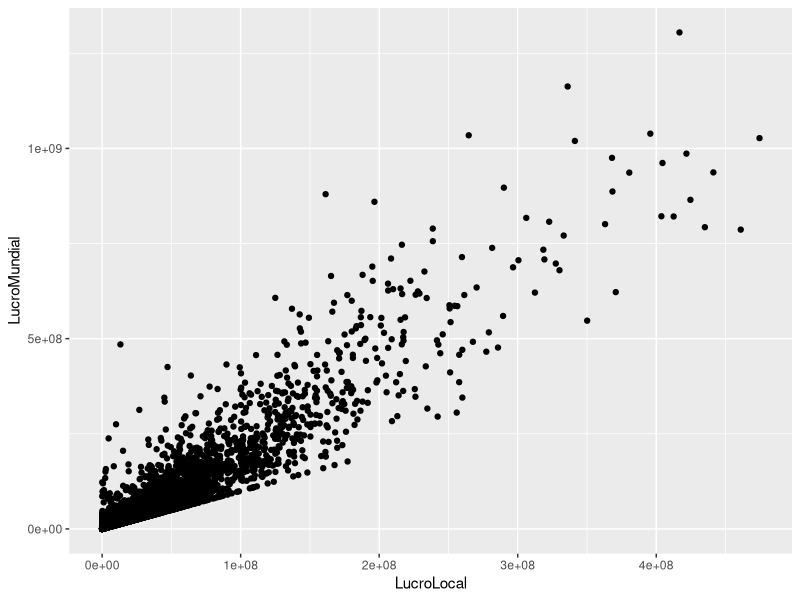
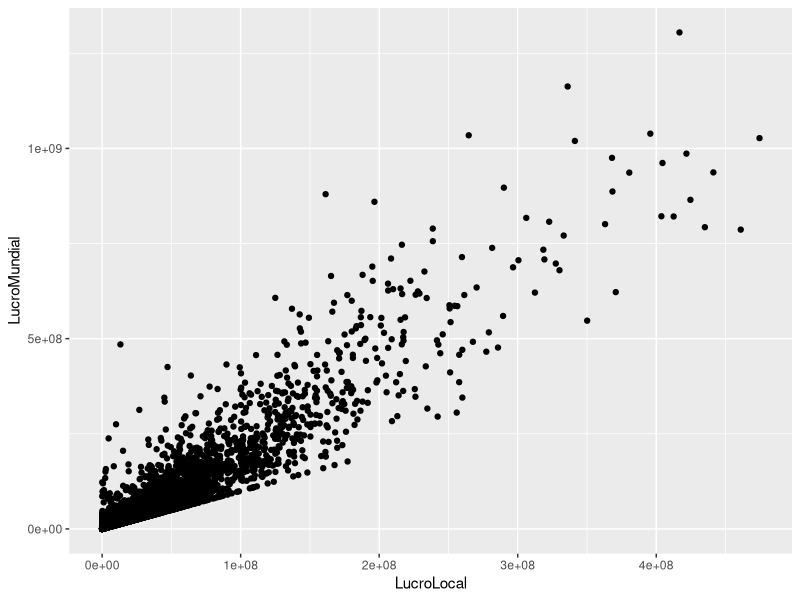
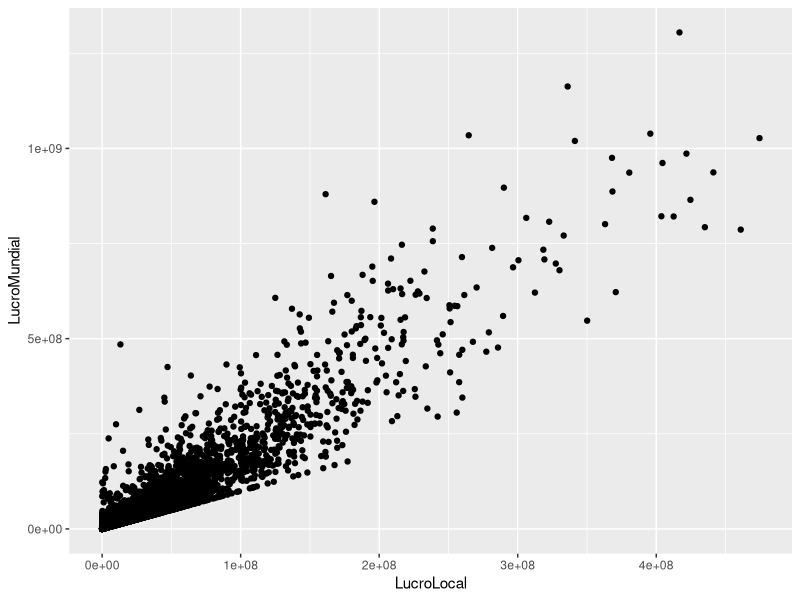
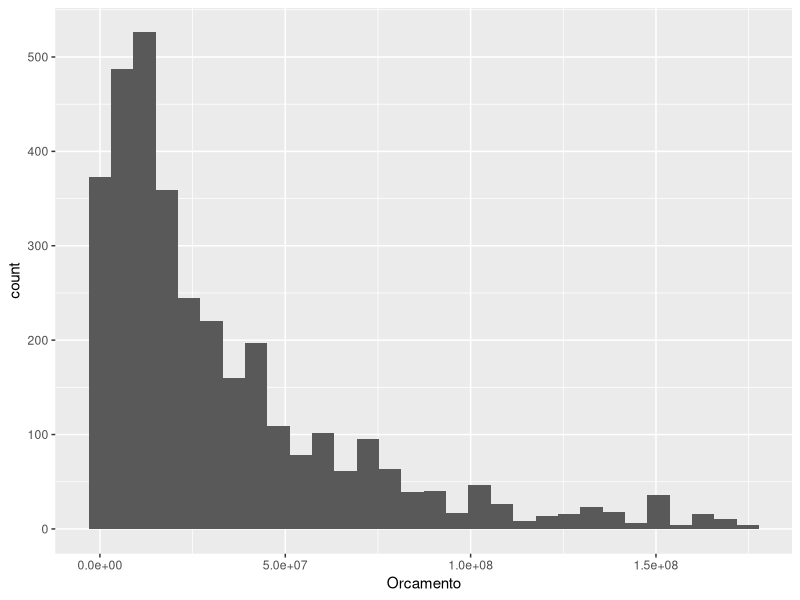
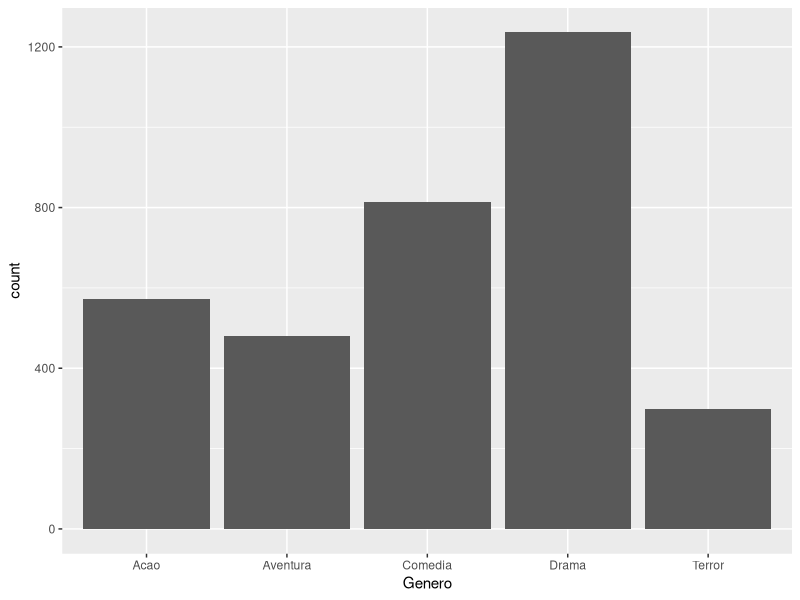
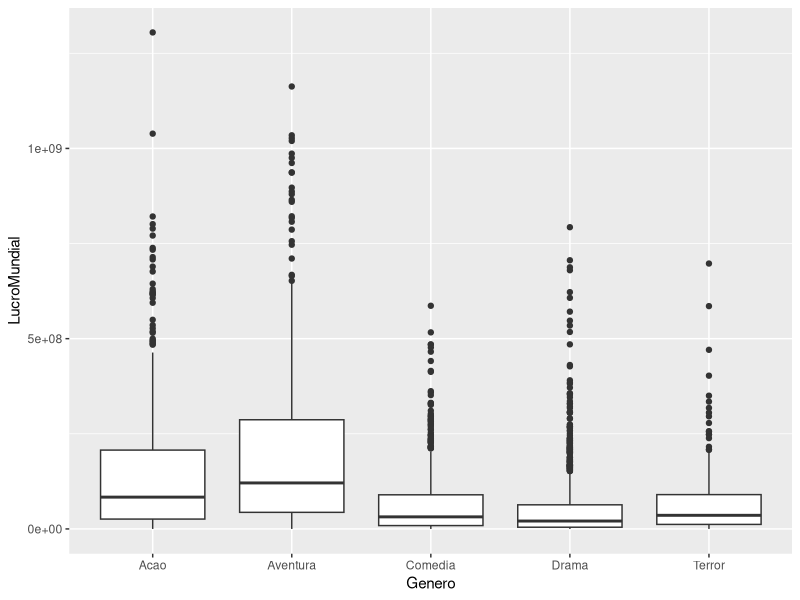
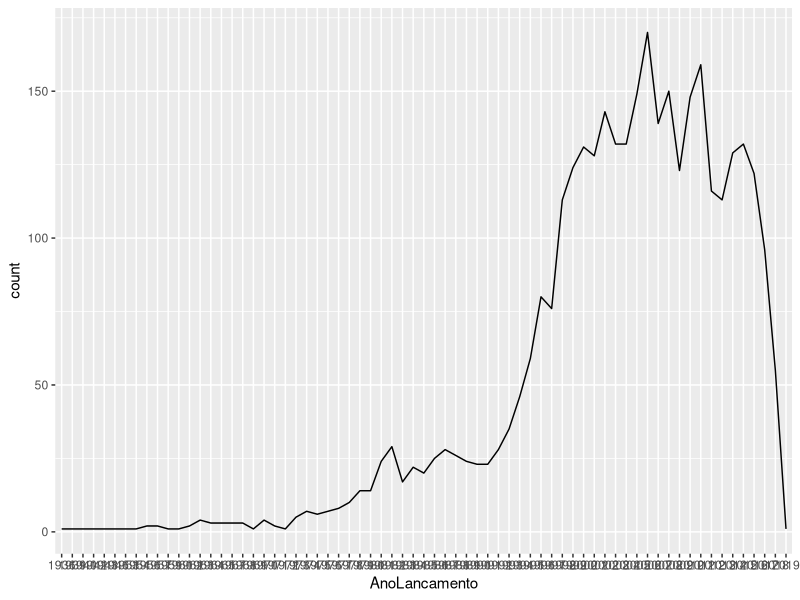
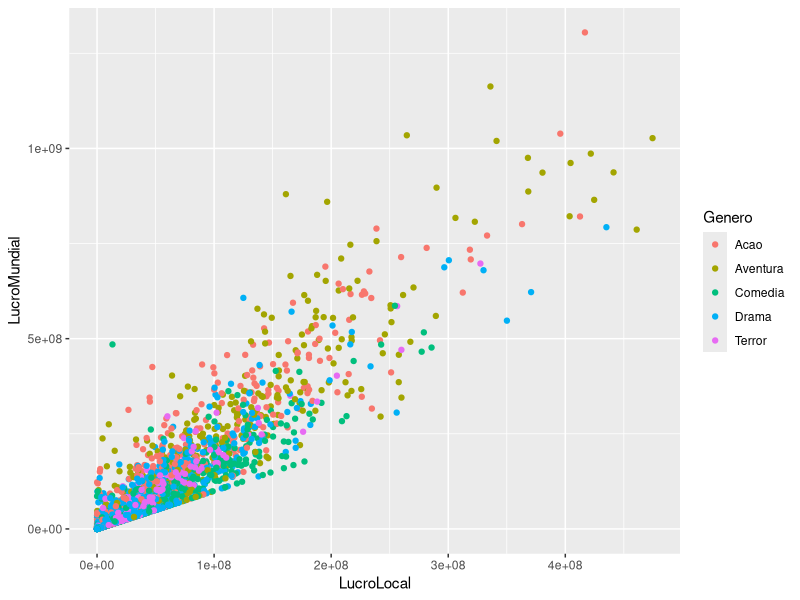

Write the R code that produced these figures, in order.
#GGPlot2 - Ferramentas básicas


#Carregamento de pacotes
setwd("D:/Gabriel/Meus_Projetos/GitHub/Gabriel/Curso_Estatistica_Com_R")

if(!require(dplyr)){
  install.packages("dplyr")
}else{
  library(dplyr)
}
if(!require(ggplot2)){
  install.packages("ggplot2")
}

#todo que for texto, considerar que é uma fator
dados <- read.csv2("LucroFilmes.csv", stringsAsFactors = T)
glimpse(dados)

#Mudar dataLancamento para o formato data
dados$DataLancamento <- as.Date(dados$DataLancamento, format = "%m/%d/%Y")

#Salvar o mês e o ano em colunas separadas
dados <- dados %>% mutate(
  AnoLancamento = format(DataLancamento, "%Y"),
  MesLancamento = format(DataLancamento, "%m")
)

# ------------------------------------>> <<----------------------------------------------------
# Lógica de Camadas do ggplot: 

#As três principais camadas para o gráficos: dados, estético e geom

#Formas de construit o gráfico

    #data, informa o BD; aes(estetica) - O que vai no eixo X e Y;; gem_point(): Apresenta Elemento gráfico, o tipo que será o gráfico, '+' para concatenar script
    ggplot(data = dados, aes(x = LucroLocal, y=LucroMundial)) + 
      geom_point() #Gráfico de disposição
    
    #O aes pode estar na camada ggplot ou no geom
    ggplot(data = dados) + 
      geom_point(aes(x = LucroLocal, y=LucroMundial)) 
    
    ggplot() +
      geom_point(data = dados, aes(x = LucroLocal, y=LucroMundial)) 
    
  #A linha e coluna pode utilizar variáveis diferentes ou até mesmo BD diferentes
    
    
## Histograma (Orçamento de produção) - Fornece apenas o eixo X
    
ggplot(data = dados) +
  geom_histogram(aes(x = Orcamento))
  
#Gráfico de barras - Quantidade de filmes de cada Gênero
ggplot(data = dados) + 
  geom_bar(aes(x = Genero))


## Boxplot (Lucro mundial por Genero)
ggplot(data = dados) +
  geom_boxplot(aes(x = Genero, y = LucroMundial))


#Linhas (quantidade de filmes por ano)
ggplot(data = dados) +
  geom_line(aes(x = AnoLancamento, group = 1), stat = "count") #stat = contar




#Modificando argumentos dentro do geom (color, shape(formato do ponto), size (tamanho do Genero))
  # E a difença entre usá-los dentro ou fora do aes

#Dentor da estetica - se atribui variável
ggplot(data = dados) +
  geom_point(aes(x = LucroLocal, y = LucroMundial, color = Genero)) #Cor dentro do aes, definidaa por variavel, colore cada genero com cor diferente

ggplot(data = dados) +
  geom_point(aes(x = LucroLocal, y = LucroMundial, color = Genero, shape = Genero))#Shape formato do ponto

ggplot(data = dados) +
  geom_point(aes(x = LucroLocal, y = LucroMundial, color = Genero, shape = Genero, size = Orcamento)) #Cada ponto possui um tamanho diferente


#Fora da estetica (aes)
ggplot(data = dados) +
  geom_point(
    aes(x = LucroLocal, y = LucroMundial, shape = Genero),
    color = "darkred"
             )#cores pré definidas no R: https://r-charts.com/colors/


ggplot(data = dados) +
  geom_point(
    aes(x = LucroLocal, y = LucroMundial, shape = Genero),
    color = "#615433"
  )# Código hexadecimal; site: coolors

ggplot(data = dados) +
  geom_point(
    aes(x = LucroLocal, y = LucroMundial, shape = Genero),
    color = "#615433", 
    size = 1
  )# Código hexadecimal; site: coolors

#Size, mudar o tamnho do ponto



#shape por fora, define qual o formato
ggplot(data = dados) +
  geom_point(
    aes(x = LucroLocal, y = LucroMundial, shape = Genero),
    color = "#615433",
    shape = 15
  )# Código hexadecimal; site: coolors
# Site: https://www.datanovia.com/en/blog/ggplot-point-shapes-best-tips/#:~:text=The%20most%20commonly%20used%20pch%20values%20in%20R%2C,8%20shape%20%3D%207%2C%20square%20cross%20Mais%20itens